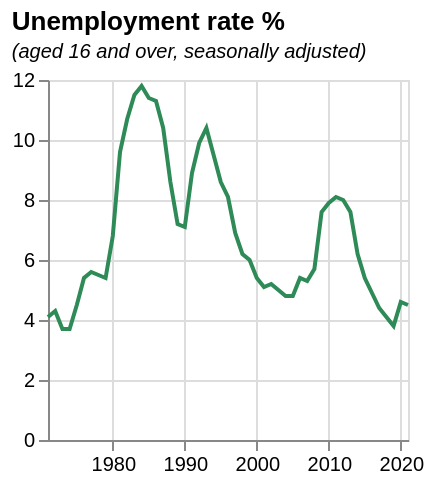

Write the Vega-Lite specification saved for this chart.
### Vega-Lite specification from a JSON file in a GitHub repository (floating-point values rounded to 4 significant figures)
{"$schema": "https://vega.github.io/schema/vega-lite/v5.json", "data": {"values": [{"date": "1971", "label": "1971", "month": "", "quarter": "", "sourceDataset": "LMS", "updateDate": "2015-10-13T23:00:00.000Z", "value": "4.1", "year": "1971"}, {"date": "1972", "label": "1972", "month": "", "quarter": "", "sourceDataset": "LMS", "updateDate": "2015-10-13T23:00:00.000Z", "value": "4.3", "year": "1972"}, {"date": "1973", "label": "1973", "month": "", "quarter": "", "sourceDataset": "LMS", "updateDate": "2015-10-13T23:00:00.000Z", "value": "3.7", "year": "1973"}, {"date": "1974", "label": "1974", "month": "", "quarter": "", "sourceDataset": "LMS", "updateDate": "2015-10-13T23:00:00.000Z", "value": "3.7", "year": "1974"}, {"date": "1975", "label": "1975", "month": "", "quarter": "", "sourceDataset": "LMS", "updateDate": "2015-10-13T23:00:00.000Z", "value": "4.5", "year": "1975"}, {"date": "1976", "label": "1976", "month": "", "quarter": "", "sourceDataset": "LMS", "updateDate": "2015-10-13T23:00:00.000Z", "value": "5.4", "year": "1976"}, {"date": "1977", "label": "1977", "month": "", "quarter": "", "sourceDataset": "LMS", "updateDate": "2015-10-13T23:00:00.000Z", "value": "5.6", "year": "1977"}, {"date": "1978", "label": "1978", "month": "", "quarter": "", "sourceDataset": "LMS", "updateDate": "2015-10-13T23:00:00.000Z", "value": "5.5", "year": "1978"}, {"date": "1979", "label": "1979", "month": "", "quarter": "", "sourceDataset": "LMS", "updateDate": "2015-10-13T23:00:00.000Z", "value": "5.4", "year": "1979"}, {"date": "1980", "label": "1980", "month": "", "quarter": "", "sourceDataset": "LMS", "updateDate": "2015-10-13T23:00:00.000Z", "value": "6.8", "year": "1980"}, {"date": "1981", "label": "1981", "month": "", "quarter": "", "sourceDataset": "LMS", "updateDate": "2015-10-13T23:00:00.000Z", "value": "9.6", "year": "1981"}, {"date": "1982", "label": "1982", "month": "", "quarter": "", "sourceDataset": "LMS", "updateDate": "2015-10-13T23:00:00.000Z", "value": "10.7", "year": "1982"}, {"date": "1983", "label": "1983", "month": "", "quarter": "", "sourceDataset": "LMS", "updateDate": "2015-10-13T23:00:00.000Z", "value": "11.5", "year": "1983"}, {"date": "1984", "label": "1984", "month": "", "quarter": "", "sourceDataset": "LMS", "updateDate": "2015-10-13T23:00:00.000Z", "value": "11.8", "year": "1984"}, {"date": "1985", "label": "1985", "month": "", "quarter": "", "sourceDataset": "LMS", "updateDate": "2015-10-13T23:00:00.000Z", "value": "11.4", "year": "1985"}, {"date": "1986", "label": "1986", "month": "", "quarter": "", "sourceDataset": "LMS", "updateDate": "2015-10-13T23:00:00.000Z", "value": "11.3", "year": "1986"}, {"date": "1987", "label": "1987", "month": "", "quarter": "", "sourceDataset": "LMS", "updateDate": "2015-10-13T23:00:00.000Z", "value": "10.4", "year": "1987"}, {"date": "1988", "label": "1988", "month": "", "quarter": "", "sourceDataset": "LMS", "updateDate": "2015-10-13T23:00:00.000Z", "value": "8.6", "year": "1988"}, {"date": "1989", "label": "1989", "month": "", "quarter": "", "sourceDataset": "LMS", "updateDate": "2015-10-13T23:00:00.000Z", "value": "7.2", "year": "1989"}, {"date": "1990", "label": "1990", "month": "", "quarter": "", "sourceDataset": "LMS", "updateDate": "2015-10-13T23:00:00.000Z", "value": "7.1", "year": "1990"}, {"date": "1991", "label": "1991", "month": "", "quarter": "", "sourceDataset": "LMS", "updateDate": "2015-10-13T23:00:00.000Z", "value": "8.9", "year": "1991"}, {"date": "1992", "label": "1992", "month": "", "quarter": "", "sourceDataset": "LMS", "updateDate": "2015-10-13T23:00:00.000Z", "value": "9.9", "year": "1992"}, {"date": "1993", "label": "1993", "month": "", "quarter": "", "sourceDataset": "LMS", "updateDate": "2015-10-13T23:00:00.000Z", "value": "10.4", "year": "1993"}, {"date": "1994", "label": "1994", "month": "", "quarter": "", "sourceDataset": "LMS", "updateDate": "2015-10-13T23:00:00.000Z", "value": "9.5", "year": "1994"}, {"date": "1995", "label": "1995", "month": "", "quarter": "", "sourceDataset": "LMS", "updateDate": "2015-10-13T23:00:00.000Z", "value": "8.6", "year": "1995"}, {"date": "1996", "label": "1996", "month": "", "quarter": "", "sourceDataset": "LMS", "updateDate": "2015-10-13T23:00:00.000Z", "value": "8.1", "year": "1996"}, {"date": "1997", "label": "1997", "month": "", "quarter": "", "sourceDataset": "LMS", "updateDate": "2015-10-13T23:00:00.000Z", "value": "6.9", "year": "1997"}, {"date": "1998", "label": "1998", "month": "", "quarter": "", "sourceDataset": "LMS", "updateDate": "2015-10-13T23:00:00.000Z", "value": "6.2", "year": "1998"}, {"date": "1999", "label": "1999", "month": "", "quarter": "", "sourceDataset": "LMS", "updateDate": "2015-10-13T23:00:00.000Z", "value": "6.0", "year": "1999"}, {"date": "2000", "label": "2000", "month": "", "quarter": "", "sourceDataset": "LMS", "updateDate": "2015-10-13T23:00:00.000Z", "value": "5.4", "year": "2000"}, {"date": "2001", "label": "2001", "month": "", "quarter": "", "sourceDataset": "LMS", "updateDate": "2015-10-13T23:00:00.000Z", "value": "5.1", "year": "2001"}, {"date": "2002", "label": "2002", "month": "", "quarter": "", "sourceDataset": "LMS", "updateDate": "2015-10-13T23:00:00.000Z", "value": "5.2", "year": "2002"}, {"date": "2003", "label": "2003", "month": "", "quarter": "", "sourceDataset": "LMS", "updateDate": "2015-10-13T23:00:00.000Z", "value": "5.0", "year": "2003"}, {"date": "2004", "label": "2004", "month": "", "quarter": "", "sourceDataset": "LMS", "updateDate": "2015-10-13T23:00:00.000Z", "value": "4.8", "year": "2004"}, {"date": "2005", "label": "2005", "month": "", "quarter": "", "sourceDataset": "LMS", "updateDate": "2015-10-13T23:00:00.000Z", "value": "4.8", "year": "2005"}, {"date": "2006", "label": "2006", "month": "", "quarter": "", "sourceDataset": "LMS", "updateDate": "2015-10-13T23:00:00.000Z", "value": "5.4", "year": "2006"}, {"date": "2007", "label": "2007", "month": "", "quarter": "", "sourceDataset": "LMS", "updateDate": "2015-10-13T23:00:00.000Z", "value": "5.3", "year": "2007"}, {"date": "2008", "label": "2008", "month": "", "quarter": "", "sourceDataset": "LMS", "updateDate": "2015-10-13T23:00:00.000Z", "value": "5.7", "year": "2008"}, {"date": "2009", "label": "2009", "month": "", "quarter": "", "sourceDataset": "LMS", "updateDate": "2015-10-13T23:00:00.000Z", "value": "7.6", "year": "2009"}, {"date": "2010", "label": "2010", "month": "", "quarter": "", "sourceDataset": "LMS", "updateDate": "2015-10-13T23:00:00.000Z", "value": "7.9", "year": "2010"}, {"date": "2011", "label": "2011", "month": "", "quarter": "", "sourceDataset": "LMS", "updateDate": "2015-10-13T23:00:00.000Z", "value": "8.1", "year": "2011"}, {"date": "2012", "label": "2012", "month": "", "quarter": "", "sourceDataset": "LMS", "updateDate": "2015-10-13T23:00:00.000Z", "value": "8.0", "year": "2012"}, {"date": "2013", "label": "2013", "month": "", "quarter": "", "sourceDataset": "LMS", "updateDate": "2015-10-13T23:00:00.000Z", "value": "7.6", "year": "2013"}, {"date": "2014", "label": "2014", "month": "", "quarter": "", "sourceDataset": "LMS", "updateDate": "2015-10-13T23:00:00.000Z", "value": "6.2", "year": "2014"}, {"date": "2015", "label": "2015", "month": "", "quarter": "", "sourceDataset": "LMS", "updateDate": "2016-03-16T09:30:00.000Z", "value": "5.4", "year": "2015"}, {"date": "2016", "label": "2016", "month": "", "quarter": "", "sourceDataset": "LMS", "updateDate": "2017-02-15T00:00:00.000Z", "value": "4.9", "year": "2016"}, {"date": "2017", "label": "2017", "month": "", "quarter": "", "sourceDataset": "LMS", "updateDate": "2018-02-21T00:00:00.000Z", "value": "4.4", "year": "2017"}, {"date": "2018", "label": "2018", "month": "", "quarter": "", "sourceDataset": "LMS", "updateDate": "2019-02-19T00:00:00.000Z", "value": "4.1", "year": "2018"}, {"date": "2019", "label": "2019", "month": "", "quarter": "", "sourceDataset": "LMS", "updateDate": "2020-02-18T00:00:00.000Z", "value": "3.8", "year": "2019"}, {"date": "2020", "label": "2020", "month": "", "quarter": "", "sourceDataset": "LMS", "updateDate": "2022-08-15T23:00:00.000Z", "value": "4.6", "year": "2020"}, {"date": "2021", "label": "2021", "month": "", "quarter": "", "sourceDataset": "LMS", "updateDate": "2022-02-15T00:00:00.000Z", "value": "4.5", "year": "2021"}], "format": {"parse": {"date": "date"}}}, "title": {"text": "Unemployment rate %", "subtitle": "(aged 16 and over, seasonally adjusted)", "subtitleFontStyle": "italic", "subtitleFontSize": 10, "anchor": "start", "color": "black"}, "width": 180, "height": 180, "mark": {"type": "line", "color": "seagreen", "strokeWidth": 2, "opacity": 1}, "encoding": {"x": {"field": "date", "type": "temporal", "title": null}, "y": {"field": "value", "type": "quantitative", "title": null}}, "config": {}}
